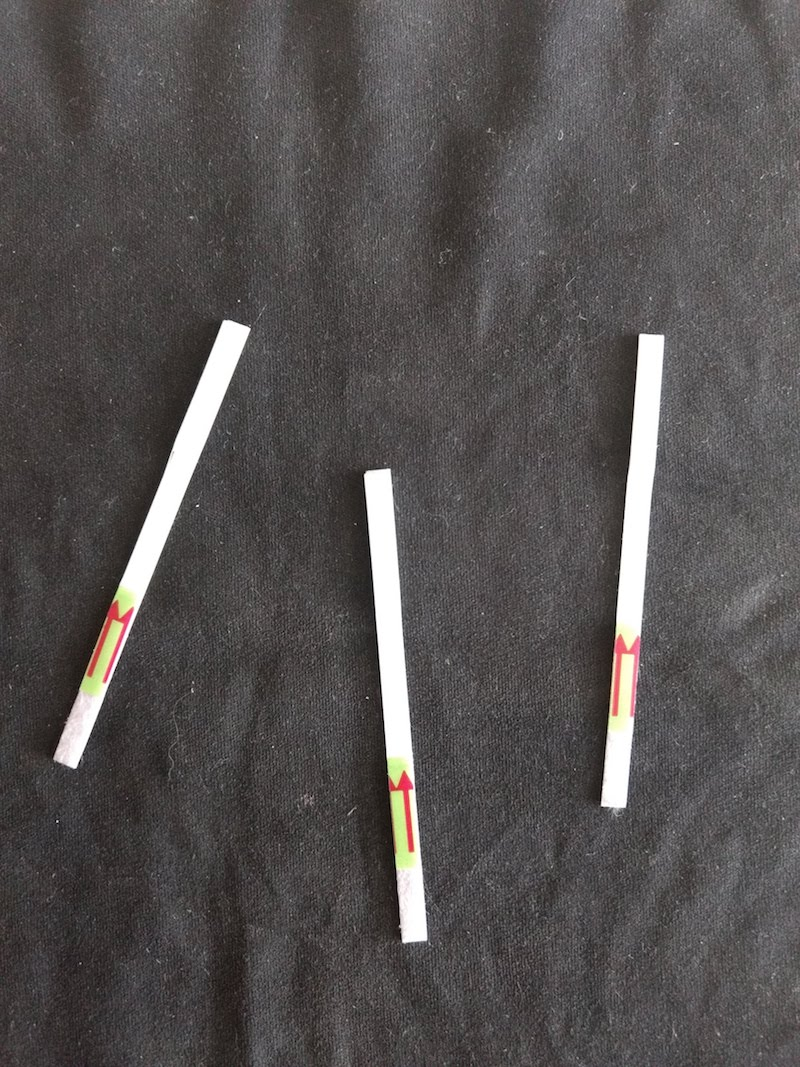
#> input picture notebooks/images/strips2.jpg, 800 x 1067 px
$ jupyter execute 'Strip Detection v0.ipynb'
#> lines starting #> are read from the running program, lines starting #| are printed output that depends on the picture; after the words box and inside, x2 and y2 are one past the last pixel; in counts of white or black regions, pixels touching at a corner belong together
[cell 1]
from matplotlib import pyplot as plt
import argparse
import imutils
import cv2
import numpy as np

plt.rcParams['figure.figsize'] = [10, 10]

[cell 2]
class ShapeDetector:
    def __init__(self):
        pass

    def detect(self, c):
        # initialize the shape name and approximate the contour
        shape = "unidentified"
        peri = cv2.arcLength(c, True)
        approx = cv2.approxPolyDP(c, 0.04 * peri, True)

        # if the shape is a triangle, it will have 3 vertices
        if len(approx) == 3:
            shape = "triangle"

        # if the shape has 4 vertices, it is either a square or
        # a rectangle
        elif len(approx) == 4:
            # compute the bounding box of the contour and use the
            # bounding box to compute the aspect ratio
            (x, y, w, h) = cv2.boundingRect(approx)
            ar = w / float(h)

            # a square will have an aspect ratio that is approximately
            # equal to one, otherwise, the shape is a rectangle
            shape = "square" if ar >= 0.95 and ar <= 1.05 else "rectangle"

        # if the shape is a pentagon, it will have 5 vertices
        elif len(approx) == 5:
            shape = "pentagon"

        # otherwise, we assume the shape is a circle
        else:
            shape = "circle"

        # return the name of the shape
        return shape

[cell 3]
# image = cv2.imread('shapes_and_colors.png')
image = cv2.imread('images/strips2.jpg')
#> image is the input picture: shape (1067, 800, 3); mean B, G, R 80.9, 81.4, 85
# image = cv2.imread('strips6.png')
image = cv2.medianBlur(image, 5)

hsv = cv2.cvtColor(image, cv2.COLOR_BGR2HSV)
#> hsv: shape (1067, 800, 3); mean H, S, V 70.5, 15.7, 84.9
plt.imshow(hsv)

[cell 4]
lower_red = np.array([0,50,50])
upper_red = np.array([10,255,255])
mask1 = cv2.inRange(hsv, lower_red, upper_red)
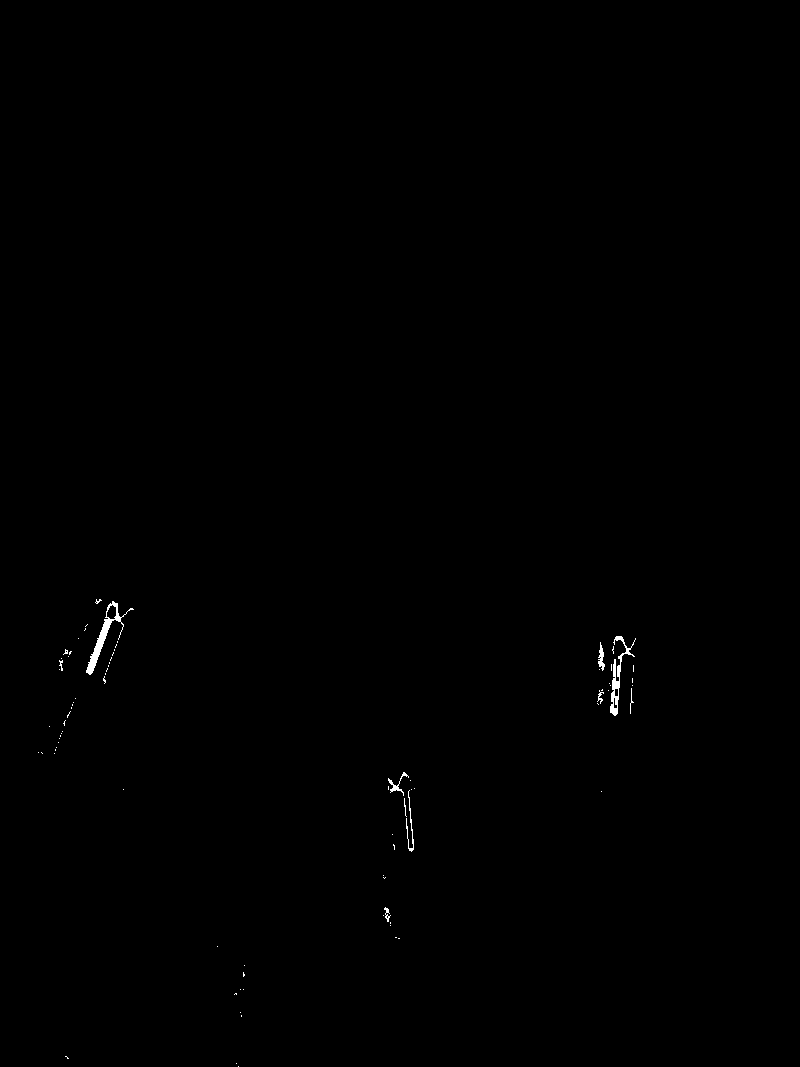
#> mask1: shape (1067, 800); 0.2% white; 83 white regions (73 under 20 px), largest, box (x1, y1, x2, y2) and area: (86, 601, 134, 675) 563, (610, 636, 636, 716) 452, (406, 790, 414, 852) 122

lower_red = np.array([170,50,50])
upper_red = np.array([180,255,255])
mask2 = cv2.inRange(hsv, lower_red, upper_red)
#> mask2: shape (1067, 800); 0.17% white; 18 white regions (11 under 20 px), largest, box (x1, y1, x2, y2) and area: (629, 636, 641, 718) 394, (398, 776, 415, 848) 374, (104, 610, 134, 682) 301

red_mask = mask1+mask2
#> red_mask: shape (1067, 800); 0.37% white; 69 white regions (62 under 20 px), largest, box (x1, y1, x2, y2) and area: (610, 636, 641, 718) 1144, (86, 601, 134, 684) 1000, (388, 772, 415, 852) 657

lower_green = np.array([20,50,50])
upper_green = np.array([90,255,255])
green_mask = cv2.inRange(hsv, lower_green, upper_green)
#> green_mask: shape (1067, 800); 0.39% white; 15 white regions (8 under 20 px), largest, box (x1, y1, x2, y2) and area: (389, 791, 415, 869) 1098, (79, 621, 122, 695) 998, (386, 757, 408, 784) 394

mask = red_mask + green_mask
#> mask: shape (1067, 800); 0.76% white; 70 white regions (63 under 20 px), largest, box (x1, y1, x2, y2) and area: (79, 585, 134, 695) 2378, (386, 757, 415, 869) 2153, (607, 626, 641, 729) 1627
# mask = green_mask

res = cv2.bitwise_and(image, image, mask = mask)
# plt.imshow(mask)
plt.imshow(res)

image[np.where((res!=[0, 0, 0]).all(axis=2))] = [0, 0, 0]
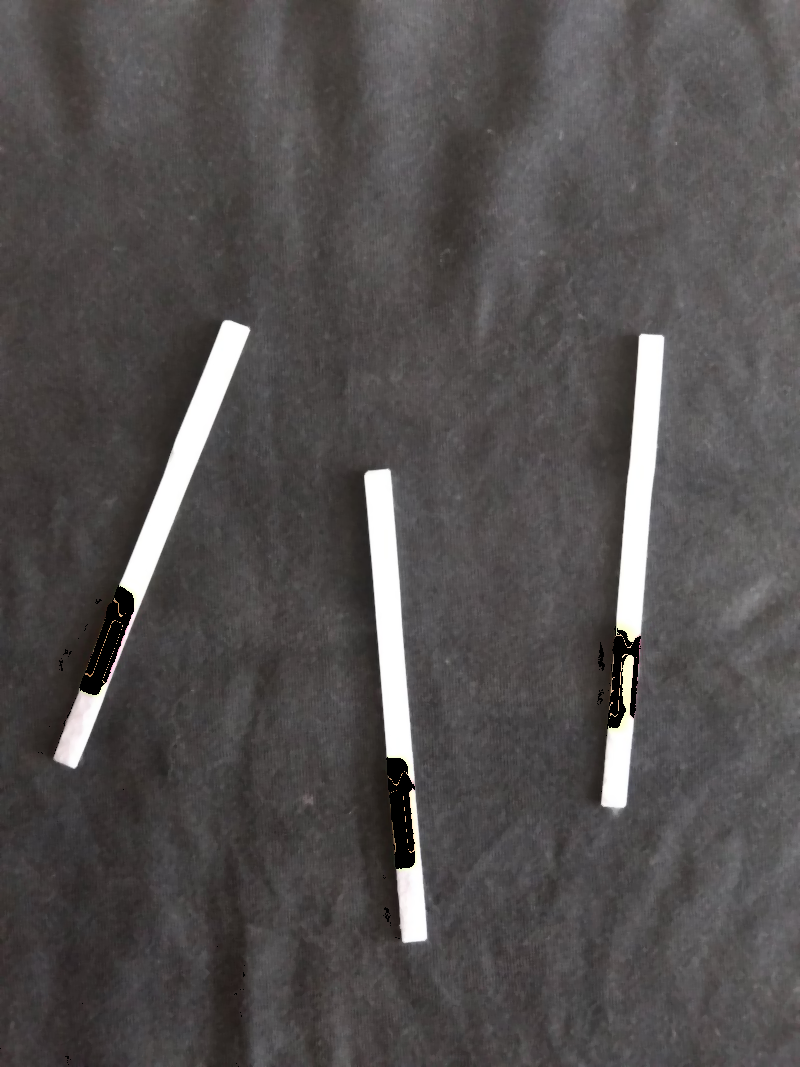
#> image: shape (1067, 800, 3); mean B, G, R 79.6, 79.8, 83.1
plt.imshow(image)

# np.where((mask==[1]).all(axis=2))

[cell 5]
image = cv2.cvtColor(image, cv2.COLOR_BGR2GRAY)
#> image: shape (1067, 800)
image = cv2.medianBlur(image, 5)
plt.imshow(image, cmap='gray')

[cell 6]
ret,thresh1 = cv2.threshold(image, 150, 255, cv2.THRESH_BINARY)
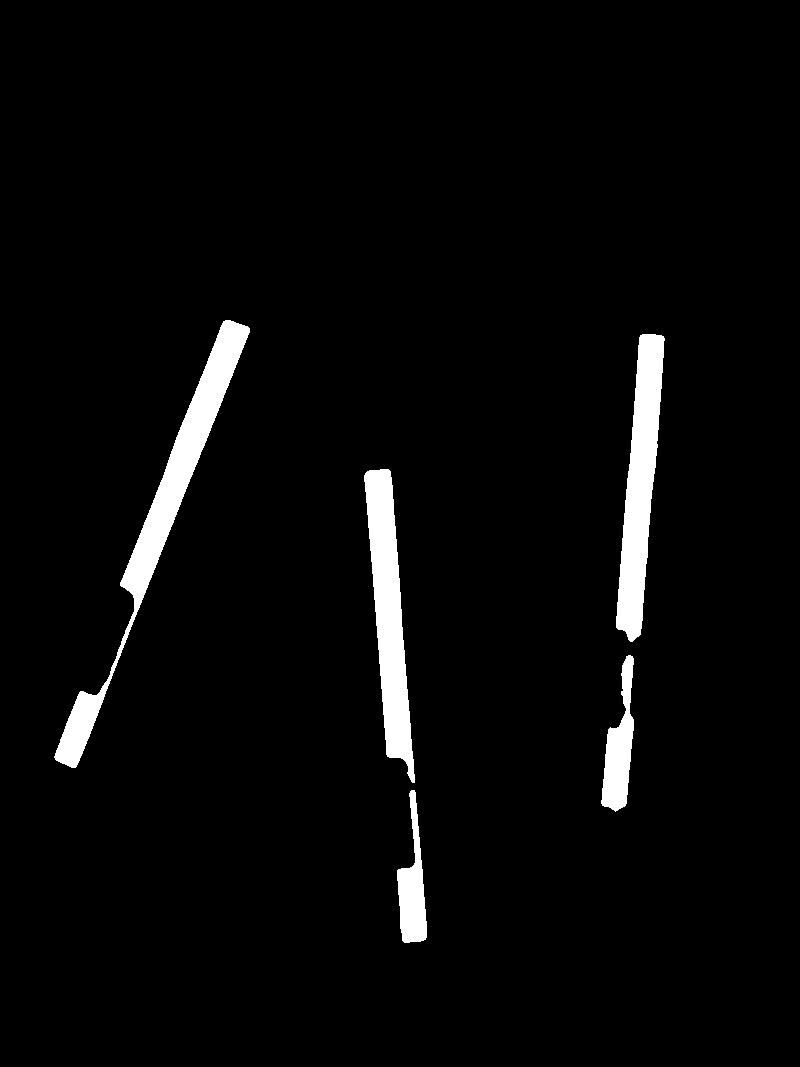
#> thresh1: shape (1067, 800); 3.7% white; 5 white regions, box (x1, y1, x2, y2) and area: (54, 320, 250, 768) 10489, (616, 334, 665, 642) 7838, (364, 469, 415, 783) 7802, (601, 655, 634, 812) 2730, (397, 790, 427, 943) 2412
plt.imshow(thresh1, cmap='gray')

# [5 lines of commented-out code are left out]

[cell 7]
# load the image and resize it to a smaller factor so that
# the shapes can be approximated better
resized = imutils.resize(thresh1, width=300)
ratio = image.shape[0] / float(resized.shape[0])

[cell 8]
# convert the resized image to grayscale, blur it slightly,
# and threshold it
# gray = cv2.cvtColor(resized, cv2.COLOR_BGR2GRAY)
gray = resized
blurred = cv2.GaussianBlur(gray, (5, 5), 0)
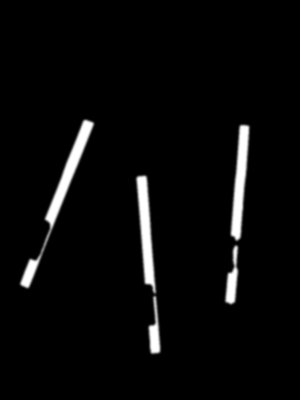
#> blurred: shape (400, 300); min 0, max 255, mean 9.3
thresh = cv2.threshold(blurred, 60, 255, cv2.THRESH_BINARY)[1]
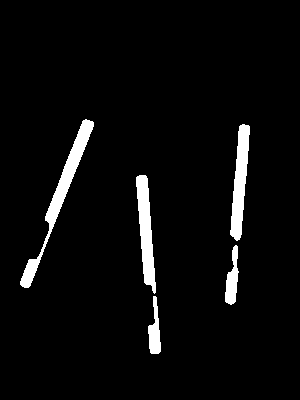
#> thresh: shape (400, 300); 4.4% white; 5 white regions

[cell 9]
# find contours in the thresholded image and initialize the
# shape detector
cnts = cv2.findContours(thresh.copy(), cv2.RETR_EXTERNAL, cv2.CHAIN_APPROX_SIMPLE)
#> cnts = 5 contours; box (x1, y1, x2, y2) and area: (20, 119, 94, 288) 1588, (230, 124, 250, 241) 1174, (136, 175, 156, 294) 1172, (225, 245, 239, 305) 422, (148, 296, 161, 354) 381
cnts = imutils.grab_contours(cnts)
sd = ShapeDetector()

print("Detected",len(cnts),"shapes")
#| Detected 5 shapes

[cell 10]
# loop over the contours
for c in cnts:
    # compute the center of the contour, then detect the name of the
    # shape using only the contour
    M = cv2.moments(c)

    if M["m00"] == 0: continue

    cX = int((M["m10"] / M["m00"]) * ratio)
    cY = int((M["m01"] / M["m00"]) * ratio)
    shape = sd.detect(c)

    # multiply the contour (x, y)-coordinates by the resize ratio,
    # then draw the contours and the name of the shape on the image
    c = c.astype("float")
    c *= ratio
    c = c.astype("int")
    cv2.drawContours(image, [c], -1, (0, 255, 0), 2)
    cv2.putText(image, shape, (cX, cY), cv2.FONT_HERSHEY_SIMPLEX, 0.5, (255, 255, 255), 2)

    print(shape)
#> this loop made 5 passes
#> (cX, cY, shape, peri in detect, approx in detect) on passes 1 to 5: (411, 886, 'triangle', 132.6, [[153, 296], [149, 348], [158, 353]]), (618, 746, 'triangle', 135.4, [[236, 245], [226, 280], [230, 304]]), (387, 614, 'circle', 258.2, [[139, 175], [154, 293]]), (639, 483, 'circle', 253, [[244, 124], [236, 240]]), (160, 515, 'circle', 410.9, [[92, 121], [24, 287]])
#> (printed output is left out)
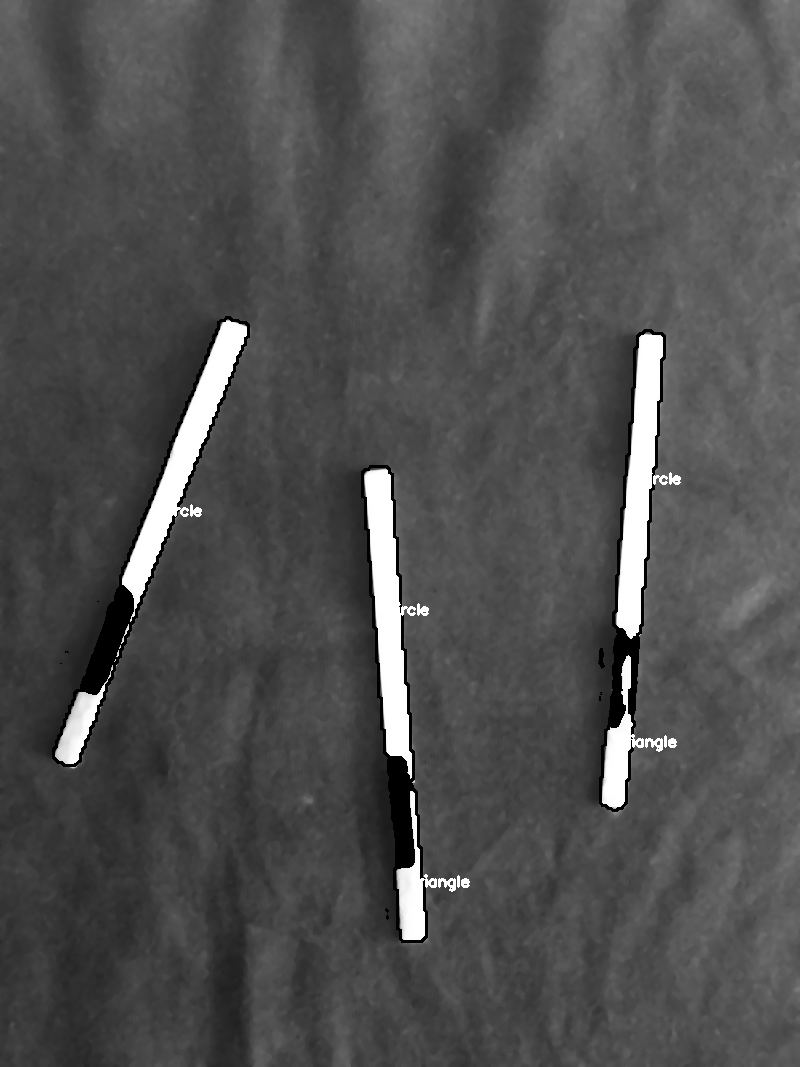
#> image: shape (1067, 800); min 0, max 255, mean 79.6

# show the output image
plt.imshow(image)

$ run again, with notebooks/images/strips1.jpg copied over notebooks/images/strips2.jpg
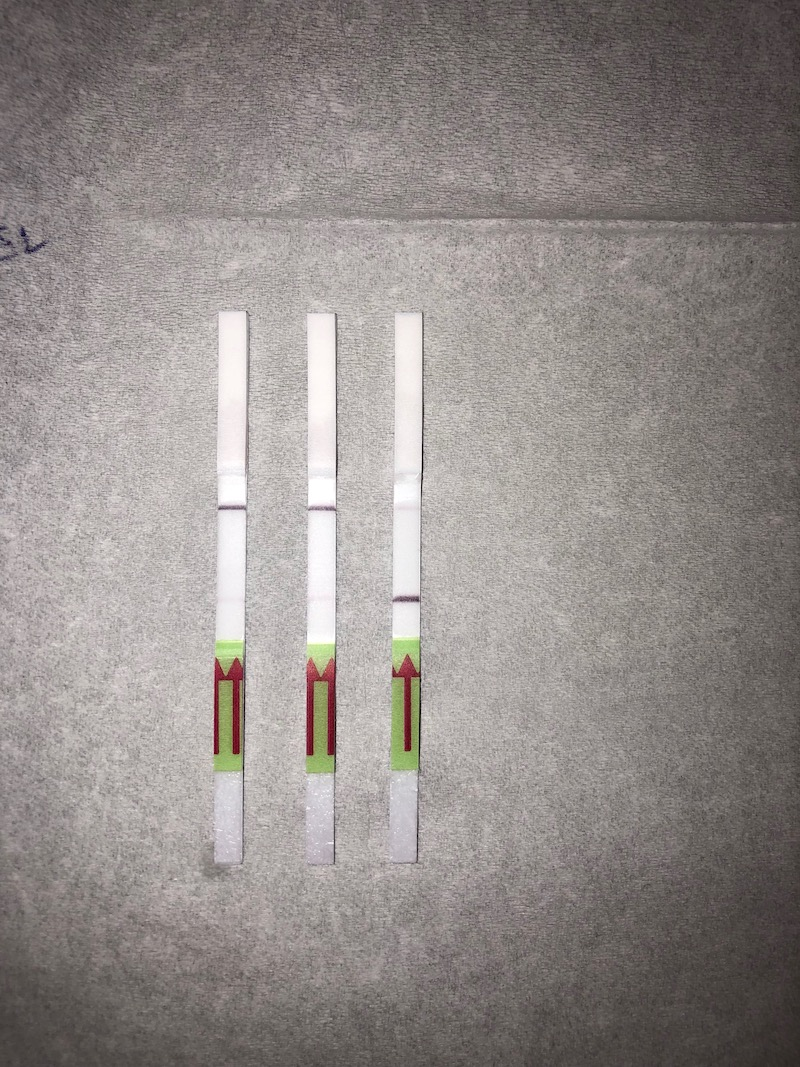
#> input picture notebooks/images/strips1.jpg, 800 x 1067 px
#> image is the input picture: shape (1067, 800, 3); mean B, G, R 137.1, 139.9, 146.2
#> hsv: shape (1067, 800, 3); mean H, S, V 35.8, 18.3, 146.9
#> `mask1 = cv2.inRange(hsv, lower_red, upper_red)`:
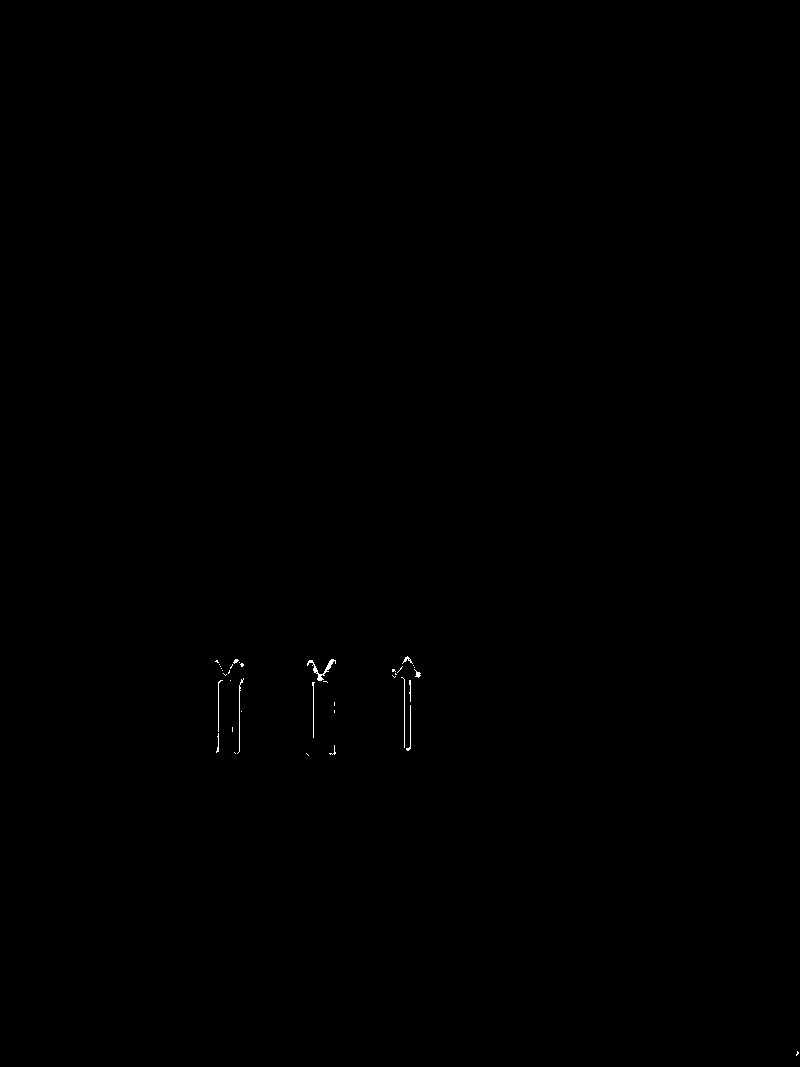
#> mask1: shape (1067, 800); 0.08% white in thin lines or dots, all inside (x1, y1, x2, y2) = (215, 656, 799, 1056)
#> mask2: shape (1067, 800); 0.36% white; 7 white regions (3 under 20 px), largest, box (x1, y1, x2, y2) and area: (214, 661, 245, 754) 1120, (321, 661, 336, 755) 730, (306, 663, 318, 755) 663, (392, 659, 416, 749) 597
#> red_mask: shape (1067, 800); 0.45% white; 5 white regions (2 under 20 px), largest, box (x1, y1, x2, y2) and area: (306, 659, 336, 756) 1637, (214, 659, 245, 754) 1351, (392, 656, 421, 751) 839
#> green_mask: shape (1067, 800); 0.85% white; 11 white regions (4 under 20 px), largest, box (x1, y1, x2, y2) and area: (390, 677, 421, 771) 2170, (213, 681, 244, 772) 1582, (306, 682, 336, 774) 1486
#> mask: shape (1067, 800); 1.3% white; 7 white regions (4 under 20 px), largest, box (x1, y1, x2, y2) and area: (390, 637, 421, 771) 3756, (306, 642, 337, 774) 3673, (213, 640, 246, 772) 3665
#> thresh1: shape (1067, 800); 44.2% white; 145 white regions (88 under 20 px), largest, box (x1, y1, x2, y2) and area: (0, 186, 650, 950) 364740, (192, 126, 421, 214) 7822, (616, 542, 643, 570) 351
#> thresh: shape (400, 300); 46.5% white; 42 white regions (33 under 20 px)
#> cnts = 42 contours, 37 with area under 20; largest, box (x1, y1, x2, y2) and area: (0, 47, 244, 356) 56186, (161, 61, 179, 70) 74, (177, 64, 187, 72) 34, (228, 93, 238, 102) 26, (124, 37, 132, 44) 24
#| Detected 42 shapes
#> the loop `for c in cnts:` made 42 passes
#> (cX, cY, shape, peri in detect) on passes 2, 4, 7, 8, 11, 12, 13, 16: (403, 934, 'circle', 15.66), (65, 860, 'circle', 10.24), (601, 754, 'pentagon', 19.07), (616, 693, 'pentagon', 7.41), (641, 513, 'circle', 15.07), (645, 467, 'pentagon', 6.24), (610, 380, 'circle', 11.66), (589, 262, 'pentagon', 6.83)
#> (printed output is left out)
#> after the loop `for c in cnts:`:
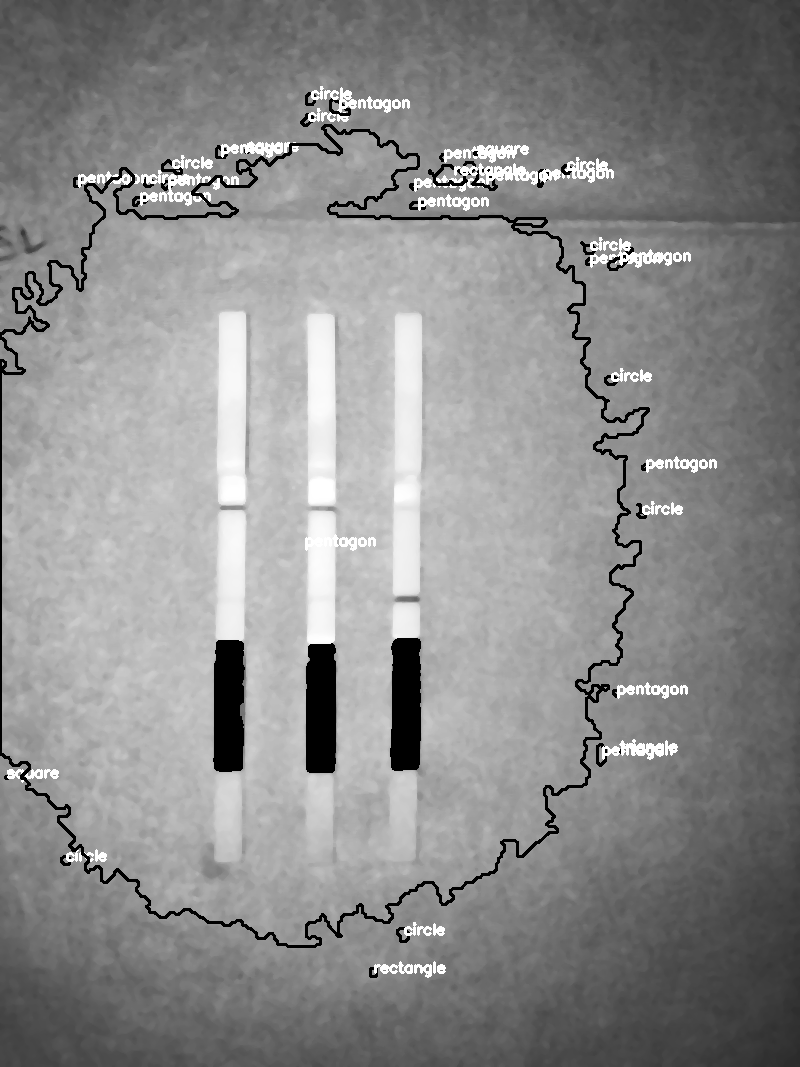
#> image: shape (1067, 800); min 0, max 255, mean 139.2
